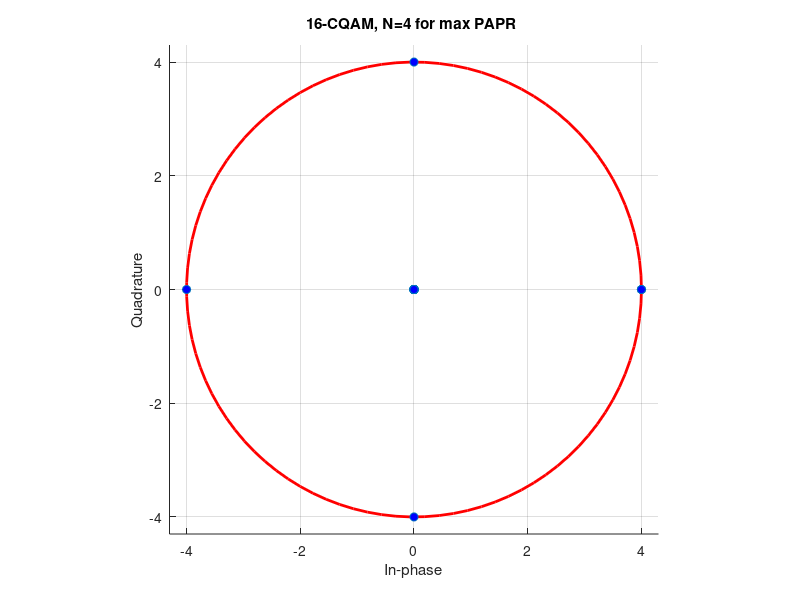

Write the MATLAB code that produced this figure.
N=4; 
M=16;
n=M/N;
dmin=0;
radii=[dmin/sqrt(2) dmin*((1+sqrt(3))/2) dmin*((sqrt(2)+2)/2) ...
    4-5.280239*dmin.^2]; 
phaseOffsets = [pi/4, 0, pi/4, 0]; 
cqam_points = [];

%print symbols
for i = 1:N
    theta = linspace(0, 2*pi, n+1);
    theta = theta + phaseOffsets(i); 
    circle_points = radii(i).*exp(1j * theta);
    cqam_points = [cqam_points; circle_points.']; 
end

figure;
xlim([-4.3 4.3])
ylim([-4.3 4.3])
grid on;
title('16-CQAM, N=4 for max PAPR ');
xlabel('In-phase');
ylabel('Quadrature');
axis square;

%print R_{1} circle
center = [0, 0]; 
viscircles(center, radii(1),'Color','b'); 
hold on

%print R_{2} to R_{N-1}  circle
for i = 2:N-1
  viscircles(center, radii(i),'Color','b'); 
end

%print R_{N} circle
viscircles(center, radii(4),'Color','r');

plot(real(cqam_points), imag(cqam_points), 'o','MarkerFaceColor','b');
hold off

%saveas(gcf,'CQAM_16_N4_PAPR.pdf');
